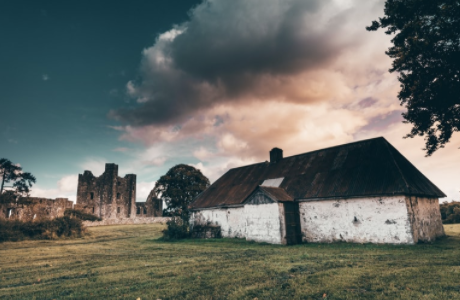
#> input picture tutcode/tree.png, 460 x 300 px, found by its file name
$ python adapthresh.py
#> lines starting #> are read from the running program, lines starting #| are printed output that depends on the picture; after the words box and inside, x2 and y2 are one past the last pixel; in counts of white or black regions, pixels touching at a corner belong together
import numpy as np
import argparse
import cv2

ap = argparse.ArgumentParser()
ap.add_argument("-i", "--vbkijdsnje", default = "/Users/nicholasliu/Documents/adhoncs/Q1tutorial/tutcode/tree.png")
args = vars(ap.parse_args())

image = cv2.imread(args["vbkijdsnje"])
#> image is the input picture: shape (300, 460, 3); mean B, G, R 100, 105.4, 101.2
image = cv2.cvtColor(image, cv2.COLOR_BGR2GRAY)
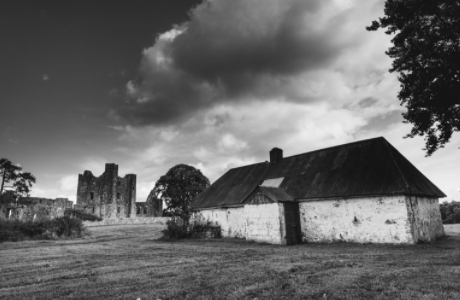
#> image: shape (300, 460); min 17, max 248, mean 103.5
blurred = cv2.GaussianBlur(image, (5, 5), 0)
cv2.imshow("Image", image)

#image, max val, find t value from mean of neighborhood pixels,
#thresh method, neighborhood size, C to fine tune T value
thresh = cv2.adaptiveThreshold(blurred, 255,
	cv2.ADAPTIVE_THRESH_MEAN_C, cv2.THRESH_BINARY_INV, 11, 4)
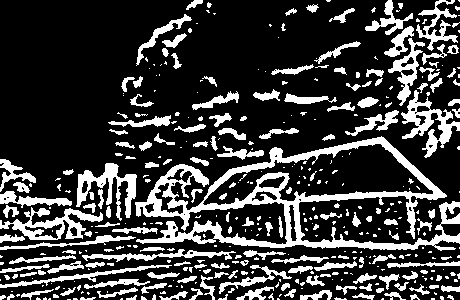
#> thresh: shape (300, 460); 23.5% white; 415 white regions (240 under 20 px), largest, box (x1, y1, x2, y2) and area: (135, 136, 460, 251) 8753, (401, 90, 460, 158) 1318, (0, 207, 103, 240) 1294
cv2.imshow("Mean Thresh", thresh)

#same thing but weighted average
thresh = cv2.adaptiveThreshold(blurred, 255,
	cv2.ADAPTIVE_THRESH_GAUSSIAN_C, cv2.THRESH_BINARY, 15, 3)
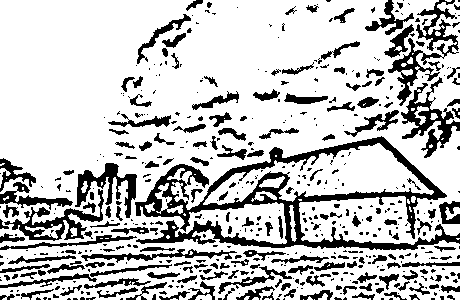
#> thresh: shape (300, 460); 76.5% white; 520 black regions (340 under 20 px), largest, box (x1, y1, x2, y2) and area: (135, 136, 460, 250) 8261, (388, 0, 459, 106) 1689, (401, 77, 460, 158) 1451
cv2.imshow("Gaussian Thresh", thresh)
cv2.waitKey(0)

$ run again, with tutcode/coins.png copied over tutcode/tree.png
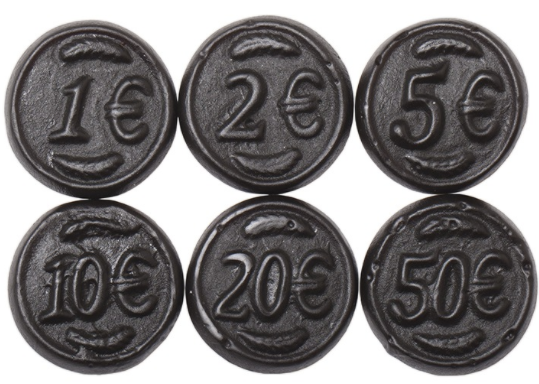
#> input picture tutcode/coins.png, 539 x 384 px, found by its file name
#> image is the input picture: shape (384, 539, 3); mean B, G, R 124.6, 124.1, 126.9
#> image: shape (384, 539)
#> `thresh = cv2.adaptiveThreshold(blurred, 255, cv2.ADAPTIVE_THRESH_MEAN_..`:
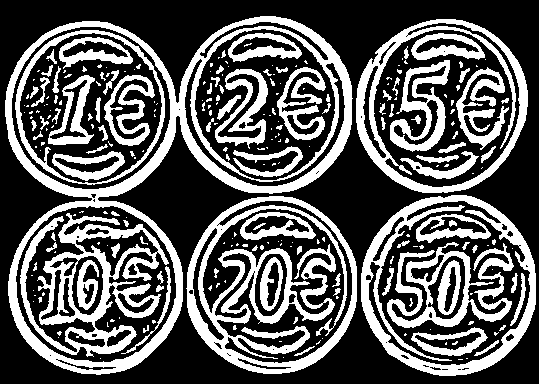
#> thresh: shape (384, 539); 35.2% white; 260 white regions (165 under 20 px), largest, box (x1, y1, x2, y2) and area: (5, 16, 353, 375) 14606, (186, 196, 357, 374) 10019, (20, 213, 169, 357) 6959
#> `thresh = cv2.adaptiveThreshold(blurred, 255, cv2.ADAPTIVE_THRESH_GAUSS..`:
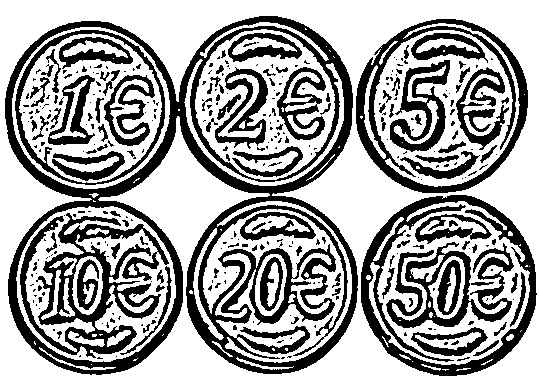
#> thresh: shape (384, 539); 64% white; 335 black regions (232 under 20 px), largest, box (x1, y1, x2, y2) and area: (5, 16, 358, 375) 24832, (20, 213, 169, 358) 7026, (361, 195, 537, 376) 6193
